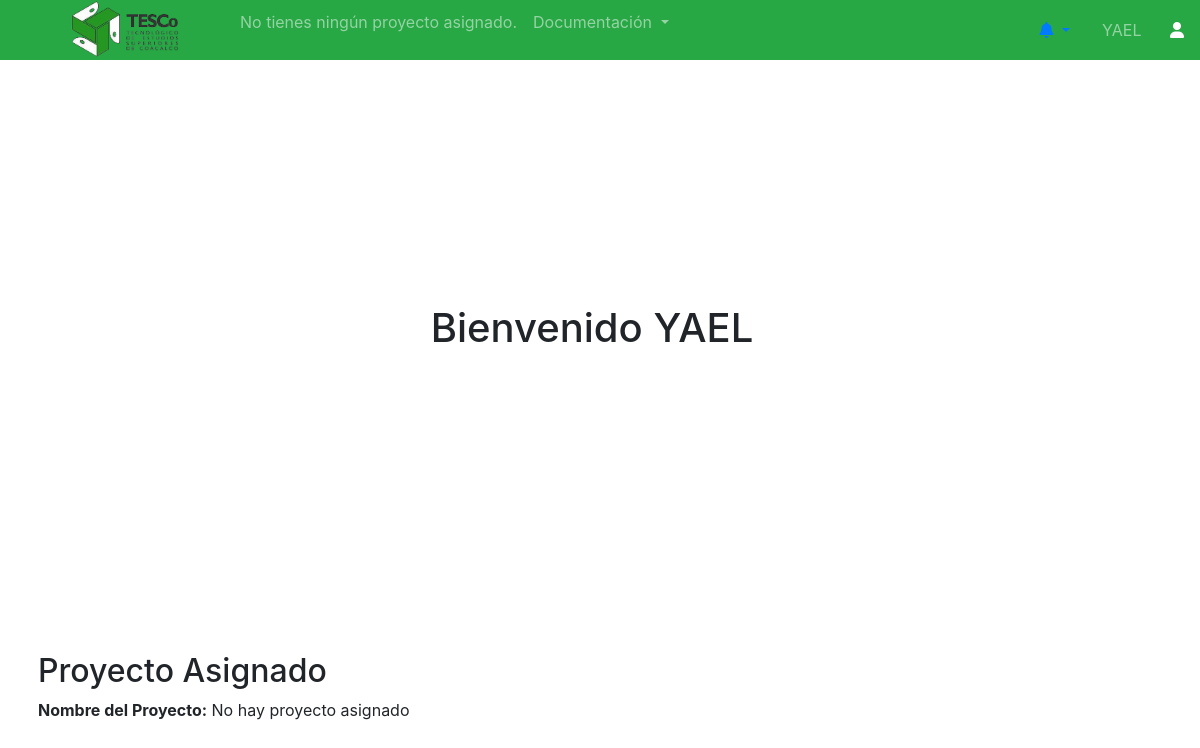
The page /views/Student/dashboardStudent.php?usuario_id=309 (signed in) on the database as committed earlier.
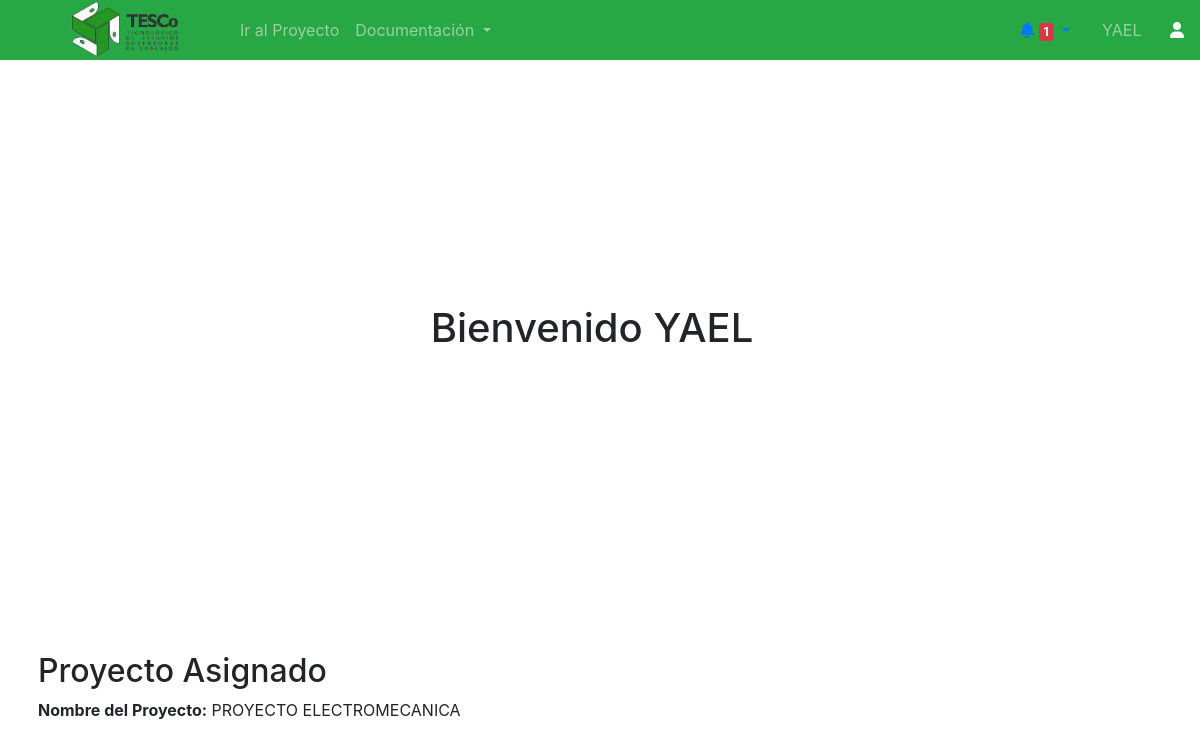
The same page on the database as committed later.
### tables this page shows
CREATE TABLE IF NOT EXISTS `proyecto` (
  `ID_Proyecto` int NOT NULL AUTO_INCREMENT,
  `Nombre_Proyecto` varchar(200) NOT NULL,
  `Status` enum('Pendiente','En Revisión','Revisado','Completado') NOT NULL,
  `Integrante_1` int DEFAULT NULL,
  `Integrante_2` int DEFAULT NULL,
  `Integrante_3` int DEFAULT NULL,
  `Asesor` int DEFAULT NULL,
  `Archivo_Docx` varchar(255) DEFAULT NULL,
  PRIMARY KEY (`ID_Proyecto`),
  KEY `fk_proyecto_integrante_1` (`Integrante_1`),
  KEY `fk_proyecto_integrante_2` (`Integrante_2`),
  KEY `fk_proyecto_integrante_3` (`Integrante_3`),
  KEY `fk_proyecto_asesor` (`Asesor`)
);

### Views/Student/dashboardStudent.php (the view, shortened to what this page needs)
<?php
include('../../includes/config.php');
if (isset($_GET['usuario_id'])) {
    $usuario_id = $_GET['usuario_id'];
} else {
    $usuario_id = $_SESSION['user_id'];
}
$query = "SELECT p.ID_Proyecto, p.Nombre_Proyecto
          FROM proyecto p
          WHERE p.Integrante_1 = ? OR p.Integrante_2 = ? OR p.Integrante_3 = ? LIMIT 1";
$stmt = $connection->prepare($query);
$stmt->bind_param("iii", $usuario_id, $usuario_id, $usuario_id);
$stmt->execute();
$result = $stmt->get_result();
if ($result && $result->num_rows > 0) {
    $proyecto = $result->fetch_assoc();
    $nombre_proyecto = $proyecto['Nombre_Proyecto'];
} else {
    $nombre_proyecto = "No hay proyecto asignado";
}
?>
<!DOCTYPE html>
<html lang="es">
<head>
    <link rel="stylesheet" href="https://stackpath.bootstrapcdn.com/bootstrap/4.3.1/css/bootstrap.min.css">
    <link rel="stylesheet" href="https://cdnjs.cloudflare.com/ajax/libs/font-awesome/6.0.0-beta3/css/all.min.css">
    <link rel="stylesheet" href="<?php echo CSS_PATH; ?>docs.css">
</head>
<body>
    <?php require('../../includes/navbarAlumno.php'); ?>
    <main role="main" class="container bg-white p-2 mx-auto my-1">
        <?php require('../../includes/welcomeDashboard.php'); ?>
        <h2>Proyecto Asignado</h2>
        <p><strong>Nombre del Proyecto:</strong> <?php echo htmlspecialchars($nombre_proyecto); ?></p>
    </main>
</body>
</html>

### Includes/navbarAlumno.php (shortened to what this page needs)
<nav class="navbar navbar-expand-lg navbar-dark bg-success fixed-top">
    <a class="navbar-brand mx-5" href="../Student/dashboardStudent.php">
        <img src="<?php echo IMG_PATH; ?>TESCO_TRANSPARENTE.webp" alt="Logo" style="width: 120px;">
    </a>
    <div class="collapse navbar-collapse" id="navbarNav">
        <ul class="navbar-nav mr-auto">
            <li class="nav-item">
                <?php if (isset($_SESSION['id_proyecto']) && $_SESSION['id_proyecto']): ?>
                    <a href="../Student/proyects.php?id_proyecto=<?php echo $_SESSION['id_proyecto']; ?>" class="nav-link">
                        Ir al Proyecto
                    </a>
                <?php else: ?>
                    <p class="nav-link">No tienes ningún proyecto asignado.</p>
                <?php endif; ?>
            </li>
            <li class="nav-item dropdown">
                <a class="nav-link dropdown-toggle" href="#" id="navbarDropdown" role="button" data-toggle="dropdown"
                    aria-haspopup="true" aria-expanded="false">
                    Documentación
                </a>
            </li>
        </ul>
        <div class="d-flex align-items-center">
            <div class="dropdown">
                <?php
                $query = "SELECT ID_Notificacion, Mensaje, Fecha_Notificacion, ID_Proyecto FROM notificaciones
                          WHERE ID_Usuario = ? AND Leida = 0 ORDER BY Fecha_Notificacion DESC LIMIT 5";
                $stmt = $connection->prepare($query);
                $stmt->bind_param("i", $_SESSION['user_id']);
                $stmt->execute();
                $result = $stmt->get_result();
                $unread_count = $result->num_rows;
                ?>
                <a href="#" class="nav-link dropdown-toggle" id="notificationDropdown" role="button"
                   data-toggle="dropdown" aria-haspopup="true" aria-expanded="false">
                    <i class="fas fa-bell"></i>
                    <?php if ($unread_count > 0): ?>
                        <span class="badge badge-danger"><?php echo $unread_count; ?></span>
                    <?php endif; ?>
                </a>
            </div>
            <div class="dropdown ml-3">
                <span class="navbar-text mr-3">
                    <?php echo $_SESSION['username']; ?>
                </span>
                <a href="#" id="userDropdown" role="button" data-toggle="dropdown" aria-haspopup="true"
                    aria-expanded="false">
                    <i class="fas fa-user text-white ml-2"></i>
                </a>
            </div>
        </div>
    </div>
</nav>

Rows that differ between the two databases and show on the page:
added proyecto: Nombre_Proyecto "PROYECTO ELECTROMECANICA"
Other text that changed with them:
$unread_count: (not shown) → "1"
$nombre_proyecto: "No hay proyecto asignado" → (not shown)
text no longer shown: "No tienes ningún proyecto asignado."
text now shown: "Ir al Proyecto"
